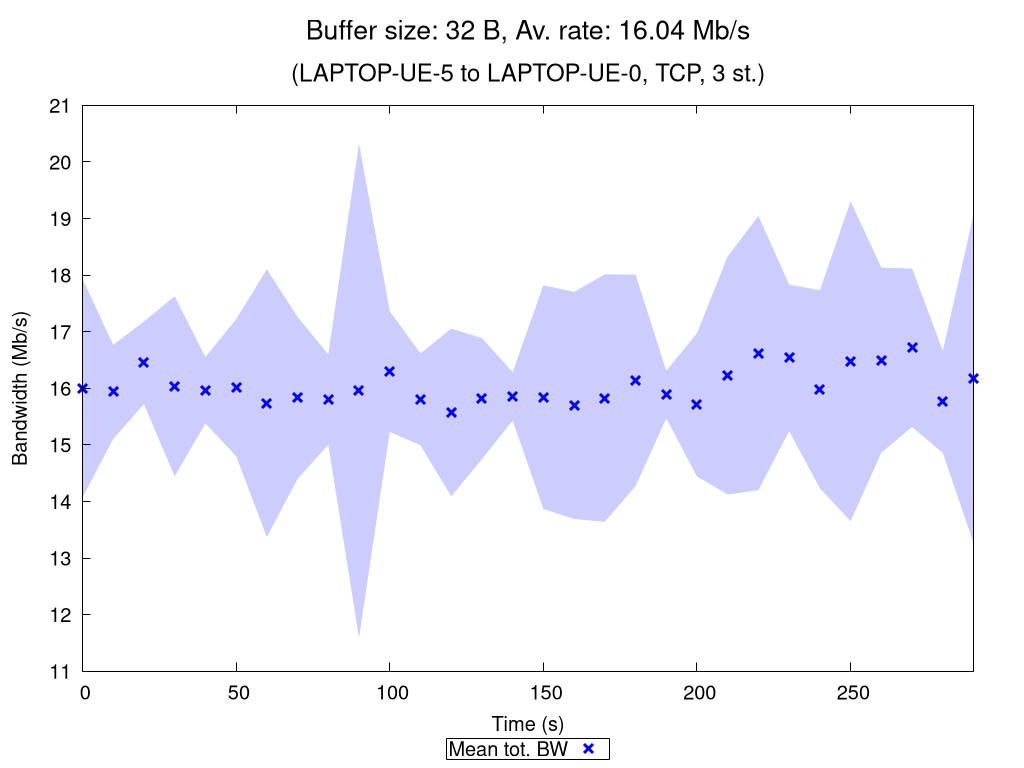

Write gnuplot code to recreate this figure.
set terminal pngcairo nocrop enhanced size 1024,768 font "Verdana,15"
set output "TCP_3_st_2020_10_13_01-53-03_two2one_00032B.png"

set title "{/=20 Buffer size: 32 B, Av. rate: 16.04 Mb/s}\n\n{/=18 (LAPTOP-UE-5 to LAPTOP-UE-0, TCP, 3 st.)}"

set xlabel "Time (s)"
set ylabel "Bandwidth (Mb/s)"
set ytics nomirror
set key bmargin center horizontal box samplen 1 width -1
set bmargin 4.6
set rmargin 4.5

rf = 1000000.0  # rate factor
set style fill transparent solid 0.2 noborder
set autoscale xfix
plot "TCP_3_st_2020_10_13_01-53-03_two2one_00032B_iperf_processed.dat" using 1:($2/rf-$3/rf):($2/rf+$3/rf) with filledcurves lc rgb "blue" notitle, \
     "" using 1:($2/rf) with points pt 2 ps 1.5 lw 3 lc rgb "blue" title "Mean tot. BW", \
